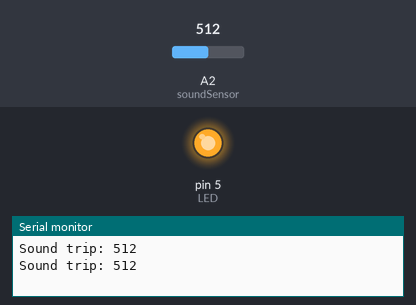
A sketch run on a simulated Arduino Uno, built with avr-gcc and run on an emulated ATmega328P. Shown: output pins drawn as LEDs (lit = HIGH), the last lines printed to the serial monitor. Inputs (shaded band) come from the test bench; at power-on: A2 (soundSensor) = 512.

Above: at 2.2 s.
2.3 s: A2 (soundSensor) set to 74
4.2 s: A2 (soundSensor) set to 63
At 5.5 s:
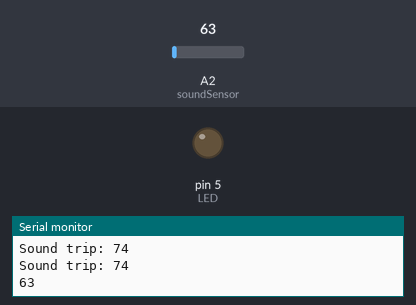
7.2 s: A2 (soundSensor) set to 80
At 9.1 s:
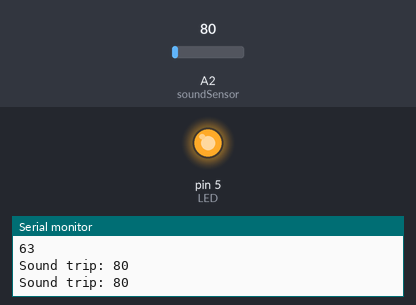
9.5 s: A2 (soundSensor) set to 60
At 10.6 s:
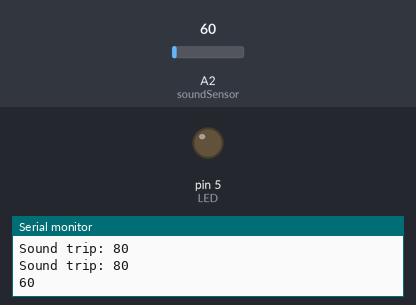
Timing chart, 0 to 12.5 s (numbered marks = the images above; inputs shaded):
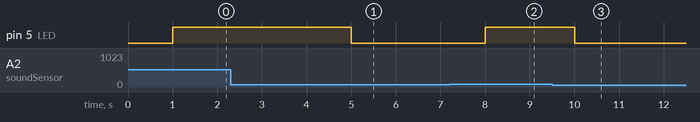

Measured:
- the behaviour switches between 70 and 69 on A2 (soundSensor) (found by bisection; images 0 and 1)
- after the input at 4.2 s, pin 5 (LED): HIGH → LOW after 0.80 s
- after the input at 7.2 s, pin 5 (LED): LOW → HIGH after 0.80 s
- after the input at 9.5 s, pin 5 (LED): HIGH → LOW after 0.50 s

The sketch:

Sound_Sensor.ino
```cpp
int soundSensor = 2;
int LED = 5;

int toggle = 0;

void setup() {
  // put your setup code here, to run once:

  pinMode(soundSensor,INPUT);
  pinMode(LED,OUTPUT);
  delay(1000);
  Serial.begin(9600);

}

void loop() {
  // put your main code here, to run repeatedly:
int SensorData=analogRead(soundSensor);

if(SensorData >=70 ){
 Serial.print("Sound trip: ");
    digitalWrite(LED,HIGH);

     if (toggle == 0) {
      digitalWrite (LED, HIGH);
      toggle = 1;
    }

     }else {
       // Serial.print("No Sound: ");
        digitalWrite(LED,LOW);
        toggle = 0;
        }

Serial.println(analogRead(soundSensor));
delay(1000);//Delay between each reading
}
```
